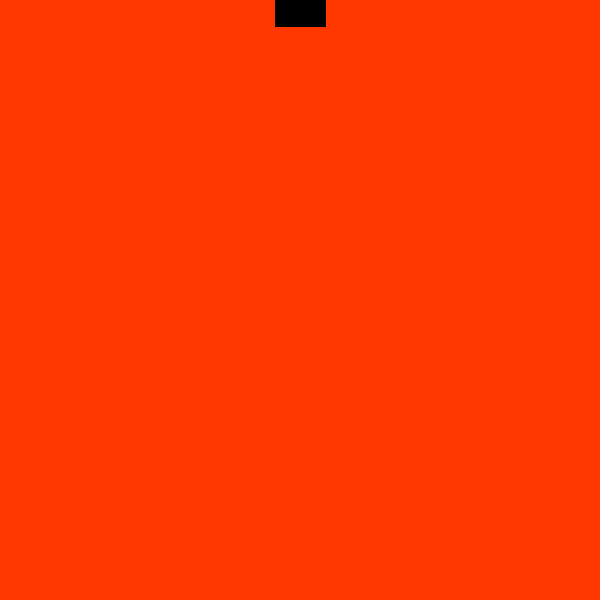
Frame 1 (no input)
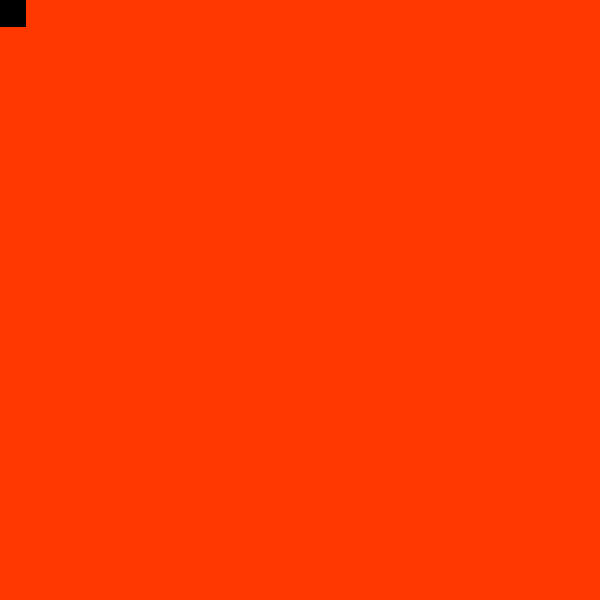
Frame 60 (the mouse pressed at the canvas centre just before this capture)
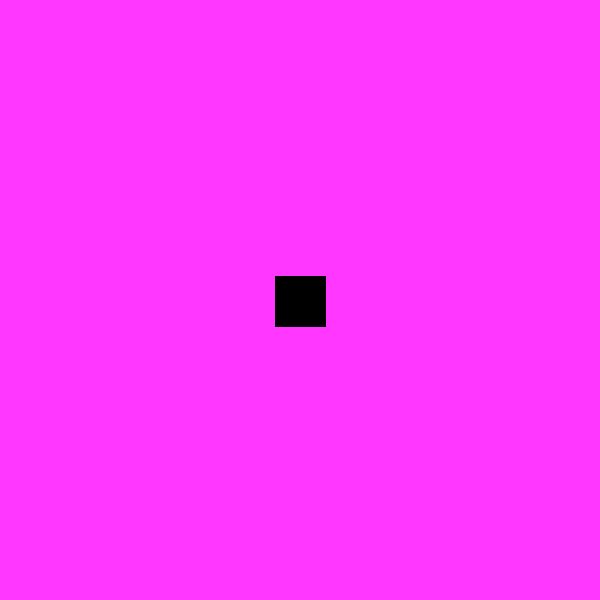
Frame 120 (the mouse held since frame 60 and released just before this capture)

The Processing sketch that drew these frames (run headless with seeded random() and noise(); from frame 60 on, the mouse is pressed at the canvas centre):

// Processing sketch: processing_110645
// ── processing_110645.pde

int x;
int y;
int R;
int G;
int B;

void setup(){
size(600,600);
x=300;
y=1;
}

void draw(){
  
background(345,55,y);
rectMode(CENTER);
fill(0);
rect(x, y, 50, 50);
x= mouseX;
y= mouseY;
println(x);
 if(y == height){
   y=0;
 }
 
y++;
}
